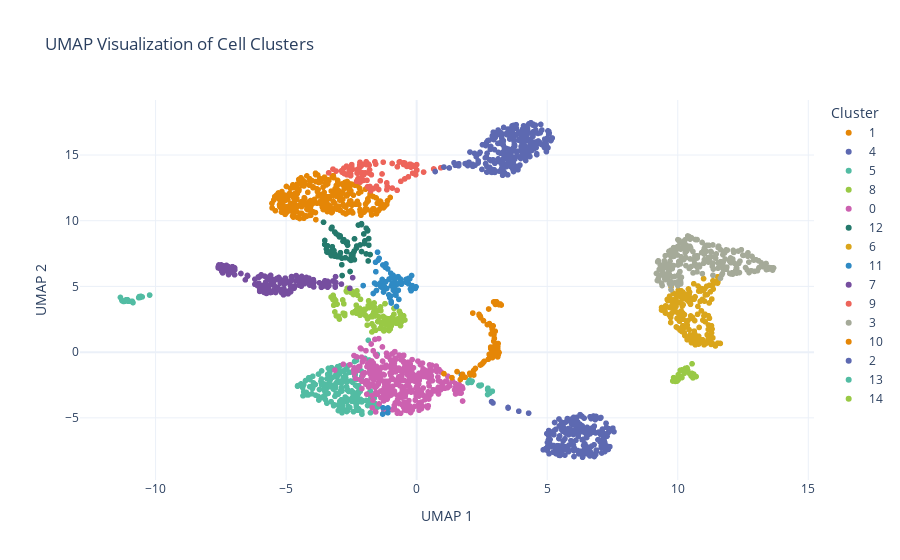

Notebook cell for this chart:
### Code cell
# Compute UMAP for visualization
sc.tl.umap(adata)

# Visualize the clusters using Plotly
import plotly.express as px

# Create a UMAP plot with vibrant colors
fig_umap = px.scatter(
    x=adata.obsm['X_umap'][:, 0], 
    y=adata.obsm['X_umap'][:, 1], 
    color=adata.obs['leiden'],
    labels={'color': 'Cluster'},
    title='UMAP Visualization of Cell Clusters',
    color_discrete_sequence=px.colors.qualitative.Vivid,
    template='plotly_white'
)

fig_umap.update_layout(
    xaxis_title='UMAP 1',
    yaxis_title='UMAP 2'
)

fig_umap.show()

### Figure 1 — Plotly figure (JSON) as saved in the notebook; plotly's stock layout.template omitted (floating-point values rounded to 4 significant figures; data arrays with more than 128 entries replaced by an {"elided": "..."} marker saying what was removed)
{"data": [{"hovertemplate": "Cluster=1<br>x=%{x}<br>y=%{y}<extra></extra>", "legendgroup": "1", "marker": {"color": "rgb(229, 134, 6)", "symbol": "circle"}, "mode": "markers", "name": "1", "showlegend": true, "type": "scattergl", "x": {"elided": "280 float values"}, "xaxis": "x", "y": {"elided": "280 float values"}, "yaxis": "y"}, {"hovertemplate": "Cluster=4<br>x=%{x}<br>y=%{y}<extra></extra>", "legendgroup": "4", "marker": {"color": "rgb(93, 105, 177)", "symbol": "circle"}, "mode": "markers", "name": "4", "showlegend": true, "type": "scattergl", "x": {"elided": "196 float values"}, "xaxis": "x", "y": {"elided": "196 float values"}, "yaxis": "y"}, {"hovertemplate": "Cluster=5<br>x=%{x}<br>y=%{y}<extra></extra>", "legendgroup": "5", "marker": {"color": "rgb(82, 188, 163)", "symbol": "circle"}, "mode": "markers", "name": "5", "showlegend": true, "type": "scattergl", "x": {"elided": "186 float values"}, "xaxis": "x", "y": {"elided": "186 float values"}, "yaxis": "y"}, {"hovertemplate": "Cluster=8<br>x=%{x}<br>y=%{y}<extra></extra>", "legendgroup": "8", "marker": {"color": "rgb(153, 201, 69)", "symbol": "circle"}, "mode": "markers", "name": "8", "showlegend": true, "type": "scattergl", "x": [-1.645, -2.834, -0.7783, -1.999, -2.756, -1.635, -2.594, -0.9062, -3.204, -1.437, -0.8707, -3.107, -1.041, -3.278, -2.38, -1.677, -2.261, -2.184, -0.959, -1.95, -2.473, -1.679, -1.34, -0.9871, -1.857, -3.153, -0.9751, -1.173, -2.695, -3.133, -1.212, -1.996, -2.511, -2.99, -2.755, -0.8905, -1.155, -1.01, -1.712, -2.294, -2.422, -0.8992, -0.906, -0.658, -1.237, -0.4501, -0.9422, -1.83, -1.243, -1.639, -1.963, -1.397, -2.308, -1.051, -0.6042, -2.45, -1.241, -2.151, -2.154, -1.607, -1.074, -2.33, -0.6231, -1.576, -0.5004, -2.789, -1.975, -1.882, -1.684, -0.8678, -1.572, -3.075, -2.288, -1.713, -2.571, -1.786, -0.636, -3.19, -1.144, -2.66, -1.256, -2.314, -1.374, -0.727, -0.7059, -0.6185, -2.814, -2.31, -2.674, -0.5716, -1.49, -1.034, -1.37, -0.8682, -1.696, -1.628, -3.097, -3.047, -0.7731, -1.895, -2.961, -1.473, -1.84, -1.698, -2.124, -3.198, -0.5872, -3.179, -2.172, -1.28, -0.8003, -1.763, -1.386, -1.06, -1.574, -2.166], "xaxis": "x", "y": [3.452, 3.972, 2.194, 2.88, 2.931, 1.939, 4.673, 2.596, 3.995, 2.679, 2.878, 3.948, 1.894, 4.187, 3.076, 3.669, 4.331, 3.341, 2.097, 2.77, 4.622, 2.864, 2.099, 2.187, 3.531, 4.057, 1.995, 2.306, 4.652, 3.06, 3.689, 3.258, 4.536, 2.721, 2.787, 2.336, 2.087, 1.764, 2.155, 3.246, 4.385, 2.249, 2.439, 3.102, 1.725, 2.445, 2.634, 3.379, 2.508, 3.066, 3.26, 1.806, 4.421, 2.493, 2.838, 3.004, 2.652, 4.018, 3.144, 3.404, 2.538, 3.066, 2.926, 2.752, 2.769, 3.675, 2.824, 2.529, 3.538, 3.33, 2.887, 2.754, 4.657, 1.537, 4.718, 3.515, 2.265, 4.172, 2.555, 4.852, 1.612, 3.573, 2.272, 2.295, 2.553, 2.01, 2.963, 2.966, 4.578, 2.699, 2.326, 2.27, 3.16, 2.373, 2.698, 3.741, 3.691, 3.654, 2.302, 2.056, 2.518, 3.151, 3.903, 3.425, 3.092, 4.324, 2.301, 3.568, 2.879, 2.714, 2.284, 2.697, 3.439, 1.641, 1.659, 2.805], "yaxis": "y"}, {"hovertemplate": "Cluster=0<br>x=%{x}<br>y=%{y}<extra></extra>", "legendgroup": "0", "marker": {"color": "rgb(204, 97, 176)", "symbol": "circle"}, "mode": "markers", "name": "0", "showlegend": true, "type": "scattergl", "x": {"elided": "349 float values"}, "xaxis": "x", "y": {"elided": "349 float values"}, "yaxis": "y"}, {"hovertemplate": "Cluster=12<br>x=%{x}<br>y=%{y}<extra></extra>", "legendgroup": "12", "marker": {"color": "rgb(36, 121, 108)", "symbol": "circle"}, "mode": "markers", "name": "12", "showlegend": true, "type": "scattergl", "x": [-3.158, -3.444, -2.004, -2.921, -1.93, -2.442, -3.043, -2.42, -2.66, -3.568, -2.646, -2.731, -1.984, -2.821, -3.413, -2.025, -1.881, -3.243, -2.38, -1.782, -3.084, -2.864, -2.79, -2.112, -2.518, -3.271, -2.167, -1.857, -3.167, -2.113, -3.522, -2.998, -2.692, -2.295, -3.219, -1.93, -1.835, -2.384, -3.392, -3.269, -2.233, -2.112, -3.231, -1.832, -3.52, -2.308, -3.139, -3.455, -2.958, -3.233, -2.501, -2.679, -2.855, -2.937, -2.981, -3.144, -2.392, -3.435, -2.986, -1.882, -2.571, -2.929, -3.227, -3.36, -3.017, -2.551, -2.868], "xaxis": "x", "y": [7.525, 8.014, 8.264, 7.567, 7.472, 7.323, 7.267, 7.562, 8.378, 9.885, 8.139, 7.184, 8.471, 8.434, 8.09, 8.993, 9.224, 9.501, 8.621, 7.426, 9.014, 7.149, 8.561, 7.654, 6.979, 9.396, 8.155, 6.938, 7.724, 9.774, 8.194, 8.902, 8.294, 8.075, 7.474, 9.426, 8.64, 7.033, 7.628, 7.341, 9.67, 9.705, 8.02, 8.141, 8.497, 7.917, 9.138, 7.842, 8.767, 7.757, 7.42, 7.652, 5.829, 7.468, 7.251, 7.305, 7.685, 7.612, 7.276, 9.289, 7.078, 8.849, 7.623, 7.57, 7.308, 6.137, 6.649], "yaxis": "y"}, {"hovertemplate": "Cluster=6<br>x=%{x}<br>y=%{y}<extra></extra>", "legendgroup": "6", "marker": {"color": "rgb(218, 165, 27)", "symbol": "circle"}, "mode": "markers", "name": "6", "showlegend": true, "type": "scattergl", "x": {"elided": "171 float values"}, "xaxis": "x", "y": {"elided": "171 float values"}, "yaxis": "y"}, {"hovertemplate": "Cluster=11<br>x=%{x}<br>y=%{y}<extra></extra>", "legendgroup": "11", "marker": {"color": "rgb(47, 138, 196)", "symbol": "circle"}, "mode": "markers", "name": "11", "showlegend": true, "type": "scattergl", "x": [-0.9705, -1.187, -0.7728, -1.546, -0.915, -0.9968, -0.2132, -0.7411, -1.362, -0.756, -1.1, -0.8331, -0.3116, -1.575, -0.6438, -1.233, -0.9101, 1.711, -1.302, -0.3209, -1.03, -0.9405, -1.613, -0.9031, -0.409, -0.7025, -1.37, -1.205, -1.294, -1.057, -0.3988, -0.05001, -2.049, -0.6808, -1.269, -0.8429, -0.9891, -1.437, -1.54, -0.5735, -1.176, -0.8196, -0.237, -0.1702, -0.1944, -1.663, -0.8971, -0.2606, -0.9777, -1.475, -0.02465, -1.147, -0.9925, -0.621, -1.563, -0.3276, -1.28, -1.289, -1.322, -0.5847, -0.7095, -1.321, -1.103, -1.381, -1.107, -1.499, -0.9729, -0.8175, -1.066, -0.7911], "xaxis": "x", "y": [5.036, 5.35, 3.472, 5.158, 5.121, 4.255, 4.668, 5.172, 5.289, 4.64, -4.245, 5.488, 5.205, 6.841, 5.258, 4.975, 5.166, -1.705, -4.711, 5.604, 4.146, 5.209, 5.253, 5.851, 5.532, 4.709, 4.965, 6.462, 6.631, 5.559, 5.317, 4.852, 5.063, 4.013, 4.573, 4.911, 5.632, 7.137, 4.689, 5.264, 6.711, 4.467, 4.805, 5.06, 5.828, 4.463, 4.717, 5.589, 3.855, 6.996, 4.966, 4.843, 6.005, 5.564, 6.12, 5.51, 4.957, -4.24, 4.921, 5.168, 5.743, 5.528, -4.608, 5.272, 6.331, 7.606, 3.738, 5.665, 4.36, 4.329], "yaxis": "y"}, {"hovertemplate": "Cluster=7<br>x=%{x}<br>y=%{y}<extra></extra>", "legendgroup": "7", "marker": {"color": "rgb(118, 78, 159)", "symbol": "circle"}, "mode": "markers", "name": "7", "showlegend": true, "type": "scattergl", "x": {"elided": "139 float values"}, "xaxis": "x", "y": {"elided": "139 float values"}, "yaxis": "y"}, {"hovertemplate": "Cluster=9<br>x=%{x}<br>y=%{y}<extra></extra>", "legendgroup": "9", "marker": {"color": "rgb(237, 100, 90)", "symbol": "circle"}, "mode": "markers", "name": "9", "showlegend": true, "type": "scattergl", "x": [-2.455, -0.4982, -0.03572, -0.2181, -1.453, -0.4537, -1.393, -3.372, -3.086, -2.187, -2.17, -0.9391, -2.13, -2.3, -2.065, -1.789, -1.144, -1.918, -0.3007, -0.1789, -2.544, -2.561, -0.2338, 0.6655, -0.3745, -0.74, -0.3188, -1.902, -0.6068, -1.885, -2.777, -2.189, -2.283, -1.599, -1.126, -2.578, -2.043, -1.804, -2.573, -2.183, -2.24, -2.791, -2.677, -1.77, 0.6504, -2.163, -2.032, -0.4985, -0.6446, 0.9242, -2.153, -1.735, -1.757, -1.815, -2.488, -1.542, -0.1537, -1.647, -0.06091, -2.532, -1.326, -0.935, -0.4602, -2.59, -2.087, -0.5024, -1.932, -2.27, -0.0006453, -2.486, 0.00841, 0.2652, -3.206, -0.2605, -0.6694, -1.57, -1.832, -2.878, -1.844, -2.082, -1.142, -1.541, -1.819, -1.964, -2.687, -1.281, -0.7485, -2.853, -2.529, -1.932, -2.587, -0.3029], "xaxis": "x", "y": [13.91, 14.41, 13.5, 14.08, 12.37, 14.39, 13.04, 13.64, 13.78, 13.76, 14.45, 14.36, 14.15, 13.0, 14.29, 12.6, 12.88, 14.26, 14.17, 14.24, 13.77, 13.94, 14.29, 13.91, 14.13, 14.11, 13.34, 13.07, 13.0, 12.58, 13.59, 13.24, 13.63, 14.49, 12.6, 13.55, 13.07, 13.87, 13.9, 14.24, 13.22, 14.0, 13.49, 12.4, 13.94, 12.93, 13.48, 14.32, 14.48, 14.03, 13.17, 13.5, 12.28, 12.5, 14.27, 12.57, 13.62, 12.45, 14.11, 13.57, 13.56, 12.48, 13.18, 13.66, 13.53, 14.28, 14.42, 13.9, 14.27, 14.09, 13.85, 13.7, 13.93, 14.3, 14.46, 14.31, 13.63, 13.8, 14.31, 13.66, 12.36, 12.63, 14.23, 13.65, 14.15, 14.45, 12.32, 13.69, 13.42, 14.49, 13.77, 14.21], "yaxis": "y"}, {"hovertemplate": "Cluster=3<br>x=%{x}<br>y=%{y}<extra></extra>", "legendgroup": "3", "marker": {"color": "rgb(165, 170, 153)", "symbol": "circle"}, "mode": "markers", "name": "3", "showlegend": true, "type": "scattergl", "x": {"elided": "217 float values"}, "xaxis": "x", "y": {"elided": "217 float values"}, "yaxis": "y"}, {"hovertemplate": "Cluster=10<br>x=%{x}<br>y=%{y}<extra></extra>", "legendgroup": "10", "marker": {"color": "rgb(229, 134, 6)", "symbol": "circle"}, "mode": "markers", "name": "10", "showlegend": true, "type": "scattergl", "x": [3.015, 3.054, 2.873, 1.855, 2.839, 3.08, 2.439, 3.162, 2.743, 3.205, 2.852, 3.035, 2.936, 2.911, 2.903, 2.961, 3.133, 1.756, 2.835, 2.95, 3.009, 2.779, 2.394, 3.082, 2.032, 2.449, 3.098, 3.011, 1.045, 1.352, 3.057, 2.708, 1.727, 3.062, 2.951, 2.928, 2.889, 2.988, 2.19, 2.434, 2.559, 2.996, 2.757, 3.103, 1.546, 2.956, 2.917, 2.786, 2.418, 3.126, 2.881, 2.584, 2.977, 1.673, 3.119, 2.46, 2.92, 3.015, 3.155, 2.149, 3.241, 2.06, 2.39, 2.915, 3.022, 2.777, 2.508, 2.55, 2.25, 2.181, 2.947, 2.942, 3.108], "xaxis": "x", "y": [3.632, 3.757, 1.953, -1.917, 0.2713, 0.05651, -0.9808, 3.604, -0.542, 3.661, 1.383, 0.4038, 1.391, 2.002, -0.4166, 1.328, 0.02554, -1.685, 0.3828, 0.1132, 1.59, 2.147, 2.794, 3.755, -1.609, 2.623, 0.2588, 3.818, -1.636, -1.941, 0.6163, 2.093, -1.931, 3.833, 0.8315, 1.999, 1.764, -0.2748, -1.741, 2.741, 2.392, 3.822, 3.283, -0.3596, -1.48, 0.04128, 0.2914, 2.173, 2.767, -0.2026, -0.007654, -0.7064, 1.046, -2.088, 0.6539, -0.9578, 0.1345, 0.5525, -0.03053, 2.971, 3.586, -1.743, 2.873, 1.59, 0.4156, -0.1711, -0.8915, -0.7958, -1.24, -1.4, 3.818, 0.3927, 0.4402], "yaxis": "y"}, {"hovertemplate": "Cluster=2<br>x=%{x}<br>y=%{y}<extra></extra>", "legendgroup": "2", "marker": {"color": "rgb(93, 105, 177)", "symbol": "circle"}, "mode": "markers", "name": "2", "showlegend": true, "type": "scattergl", "x": {"elided": "242 float values"}, "xaxis": "x", "y": {"elided": "242 float values"}, "yaxis": "y"}, {"hovertemplate": "Cluster=13<br>x=%{x}<br>y=%{y}<extra></extra>", "legendgroup": "13", "marker": {"color": "rgb(82, 188, 163)", "symbol": "circle"}, "mode": "markers", "name": "13", "showlegend": true, "type": "scattergl", "x": [2.719, 2.729, 2.096, 2.031, 2.475, 2.721, -11.19, -11.27, -10.23, -10.62, 2.8, 2.716, 2.121, -11.1, 1.967, -11.08, -11.04, -11.23, -11.08, -11.13, -10.65, -11.08, 2.898, -10.86, -10.89, 2.075, -11.35, -11.29, -11.01, 1.997, 2.388, -10.56, -10.51, -10.59, 2.427], "xaxis": "x", "y": [-2.785, -2.742, -2.302, -2.151, -2.507, -2.86, 3.863, 3.896, 4.34, 4.225, -3.114, -3.225, -2.206, 3.953, -2.321, 3.961, 3.916, 3.859, 3.989, 3.982, 4.148, 3.886, -2.975, 3.767, 3.867, -2.248, 4.162, 3.932, 3.875, -2.294, -2.537, 4.242, 4.206, 4.16, -2.57], "yaxis": "y"}, {"hovertemplate": "Cluster=14<br>x=%{x}<br>y=%{y}<extra></extra>", "legendgroup": "14", "marker": {"color": "rgb(153, 201, 69)", "symbol": "circle"}, "mode": "markers", "name": "14", "showlegend": true, "type": "scattergl", "x": [10.6, 9.975, 9.869, 10.46, 9.808, 10.27, 10.36, 10.55, 10.52, 10.02, 10.29, 10.39, 10.61, 9.842, 9.908, 10.09, 10.25, 9.858, 10.16, 10.55, 10.02, 10.58, 10.15, 9.949, 10.06, 10.7], "xaxis": "x", "y": [-1.71, -2.202, -2.003, -1.658, -2.197, -1.469, -1.205, -1.621, -1.819, -1.719, -1.239, -1.409, -1.672, -1.943, -2.226, -1.385, -1.614, -2.075, -1.936, -0.8885, -2.11, -1.958, -1.356, -2.151, -1.802, -1.859], "yaxis": "y"}], "layout": {"legend": {"title": {"text": "Cluster"}, "tracegroupgap": 0}, "title": {"text": "UMAP Visualization of Cell Clusters"}, "xaxis": {"anchor": "y", "domain": [0, 1], "title": {"text": "UMAP 1"}}, "yaxis": {"anchor": "x", "domain": [0, 1], "title": {"text": "UMAP 2"}}}}
